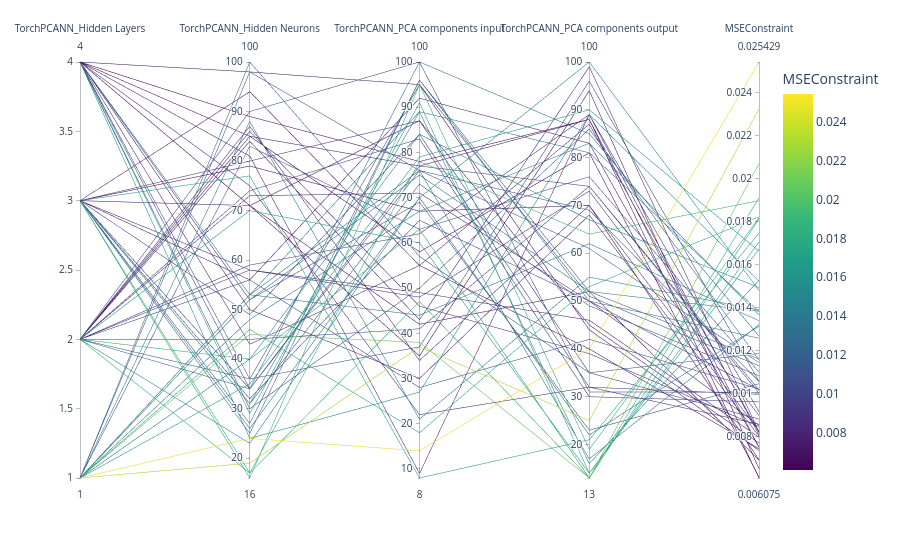

The notebook cell this image was saved under:
### Code cell
import pandas as pd
import plotly.express as px

df = pd.read_csv(
    "/home/tomfre/Desktop/pioneer-backend/examples/pca_tuner_stokes_domain/train_results2.csv"
)

df_sorted = df.sort_values("MSEConstraint")
top_df = df_sorted.head(80)  # show best 50

fig = px.parallel_coordinates(
    top_df,
    color="MSEConstraint",
    color_continuous_scale=px.colors.sequential.Viridis
)
fig.show()
